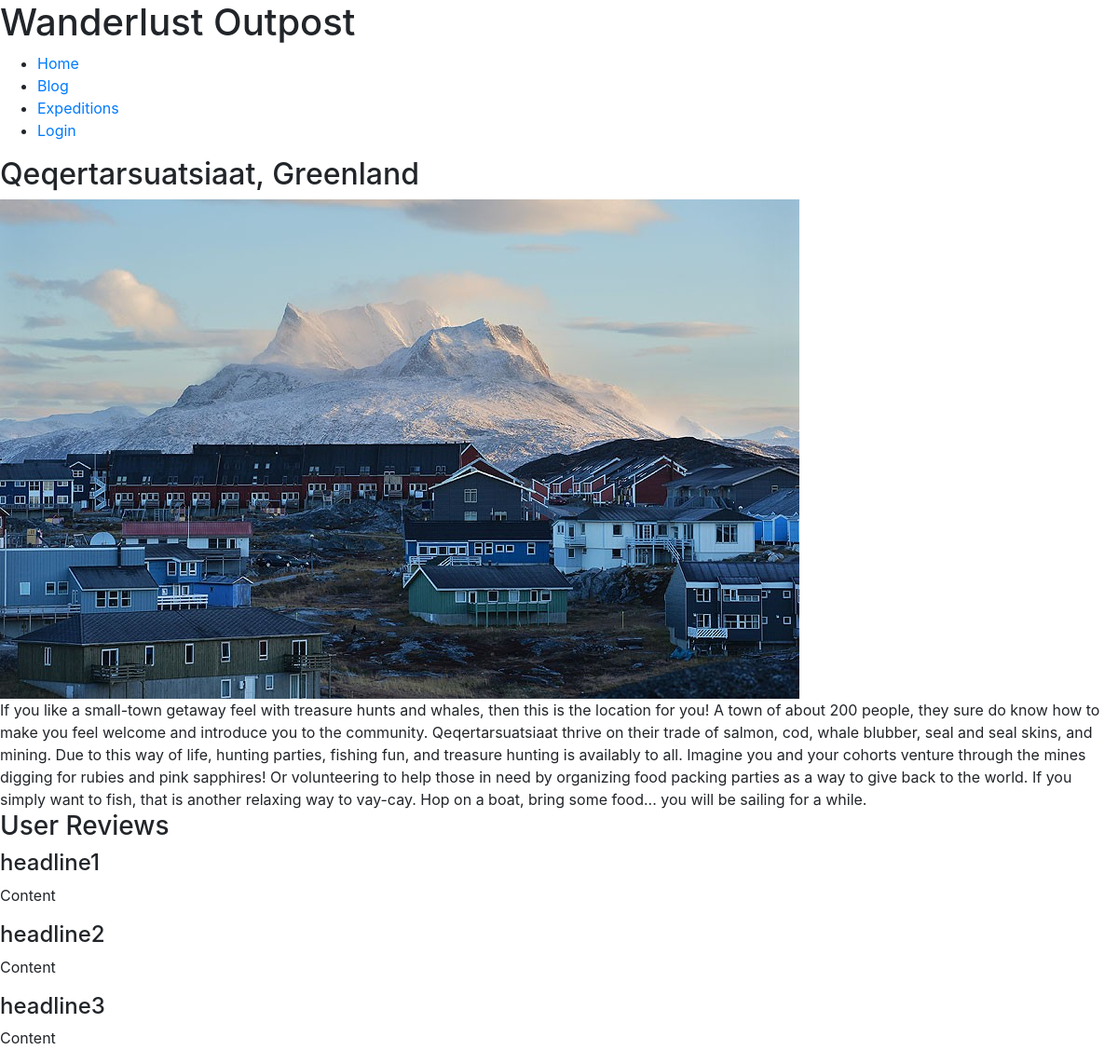
Page /adventure.php?pid=7 on the committed database.
### tables this page shows
CREATE TABLE `sitemap` (
  `PageTitle` varchar(32) NOT NULL,
  `BGImg` varchar(32) DEFAULT NULL,
  `BGImgAlt` text,
  `pageID` int NOT NULL,
  `PageName` varchar(45) NOT NULL,
  `Content` longtext,
  PRIMARY KEY (`pageID`)
);

### adventure.php (the view, shortened to what this page needs)
<?php
require("includes/page.php");
class AdventurePage extends Page{
  public $reviews = [["headline1", "Content", "user"],
              ["headline2", "Content", "user"],
              ["headline3", "Content", "user"]
            ];
  public function Display($pageID){
    $this -> DisplayHead();
    $this -> DisplayBody();
    $this -> DisplayHeader($this->buttons);
    $this->  DisplayContent();
    $this->ReviewGen($this->reviews);
    $this -> DisplayFooter();
  }
  public function ReviewGen($reviews){
    ?><section class='reviews'>
    <h3>User Reviews</h3>
    <?php
    for ($a=0; $a < count($reviews); $a++ ) {
      echo "<div class='top-review'>
        <div class='review-content'>
          <h4>".$reviews[$a][0]."</h4>
          <p>".$reviews[$a][1]."</p>
        </div>
      </div>";
      }
      ?></section>
    <?php
  }
  public function DisplayContent(){
    if (isset($_GET['pid'])){
      $db = new mysqli('localhost', 'glazpmck_ics325_web', 'ICS325.01-2020', "glazpmck_ics325");
      $id = $db->real_escape_string($_GET['pid']);
      $query = "Select * From sitemap where pageID = '$id'";
      $result = $db->query($query);
      $row=$result->fetch_array(MYSQLI_ASSOC);
      ?>
      <section class="page-title">
        <h2><?= $row['PageTitle'] ?></h2>
      </section>
      <div class="exp-img">
        <img src="img/<?=$row['BGImg']?>" alt="<?=$row['BGImgAlt']?>" />
      </div>
      <section class="main-content">
        <?= $row['Content']?>
      </section>
      <?php
    }
  }
}
$adventure = new AdventurePage();
$adventure->Display($_GET['pid']);
?>

### includes/page.php (shortened to what this page needs)
<?php
  class Page{
    public $title = "Wanderlust Outpost";
    public function DisplayHead(){
      ?>
        <!DOCTYPE html>
           <html>
      <?php
        echo "<head>";
        $this -> DisplayStyles();
        echo "</head>";
    }
      ?>
      <?php
    public function DisplayStyles(){
      ?>
        <link rel="stylesheet" href="https://stackpath.bootstrapcdn.com/bootstrap/4.4.1/css/bootstrap.min.css">
        <link rel="stylesheet/less" type="text/css" href="less/styles.less" />
      <?php
    }
      ?>
      <?php
    public function DisplayBody(){
      ?>
        <body>
      <?php
    }
    public function DisplayHeader($buttons){
      $loggedIn = false;
      $button2 = ["Login" => "login.php",
                  "My Account" => "myaccount.php",
                  "Logout" => "logout.php"];
      ?>
      <header>
        <h1><?php echo $this->title; ?></h1>
          <div class="open">
              <span>
                <ul class="sub-menu">
                  <?php
                    while ( list($name, $url) = each($buttons) ){
                      $this->DisplayButton($name, $url);
                    }
                    if (!$loggedIn){ ?>
                      <li>
                        <a href="./<?=$button2["Login"]?>" title="Login">Login</a>
                      </li>
                      <?php
                    }
                    ?>
                </ul>
              </span>
          </div>
      </header>
      <?php
    }
    public function DisplayButton($name, $url){
      ?>
        <li>
          <a href="./<?=$url?>" title="<?=$name ?>"><?=$name?></a>
        </li>
      <?php
    }
            ?><div class="bg-img">
            <?php
    public function DisplayFooter(){
      ?>
        </body>
      </html>
    <?php
    }
  }

### rows in the picture
sitemap: PageTitle "Qeqertarsuatsiaat, Greenland", BGImg (picture), Content "If you like a small-town getaway feel with treasure hunts and whales, then this is the location for you! A town of about 200 people, they sure do know how to make you feel welcome and introduce you to the community. Qeqertarsuatsiaat thrive on their trade of salmon, cod, whale blubber, seal and seal skins, and mining. Due to this way of life, hunting parties, fishing fun, and treasure hunting is availably to all. Imagine you and your cohorts venture through the mines digging for rubies and pink sapphires! Or volunteering to help those in need by organizing food packing parties as a way to give back to the world. If you simply want to fish, that is another relaxing way to vay-cay. Hop on a…"

### other values in the picture
$this->title "Wanderlust Outpost"
$name "Home"
$name "Blog"
$name "Expeditions"
$reviews[$a][0] "headline1"
$reviews[$a][1] "Content"
$reviews[$a][0] "headline2"
$reviews[$a][0] "headline3"
